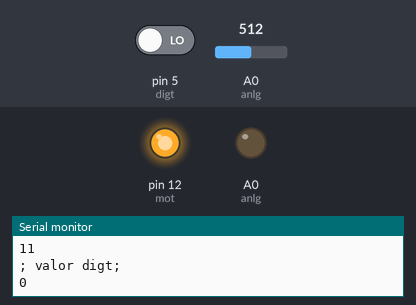
The sketch below on a simulated Arduino Uno, built with avr-gcc and run on an emulated ATmega328P. On the bench: output pins drawn as LEDs (lit = HIGH), the last lines printed to the serial monitor. The inputs (shaded band) are chosen by the test bench; at power-on: A0 (anlg) = 512, pin 5 (digt) LOW.

Above: at 1.3 s.
1.4 s: A0 (anlg) set to 100
2.9 s: A0 (anlg) set to 82
At 3.6 s:
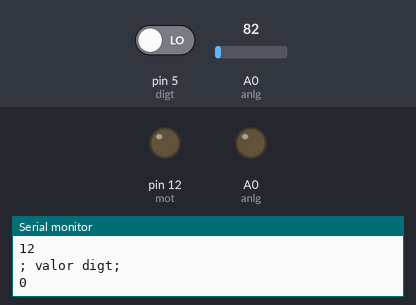
4.5 s: pin 5 (digt) driven HIGH
At 4.8 s:
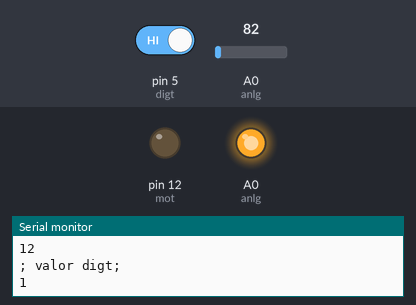
6.0 s: A0 (anlg) set to 122
At 7.2 s:
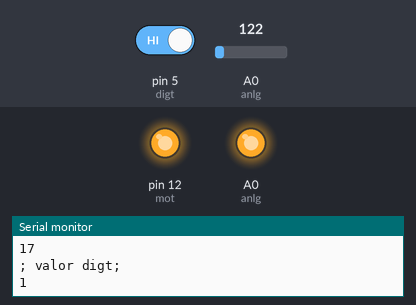
7.5 s: A0 (anlg) set to 80
At 8.4 s:
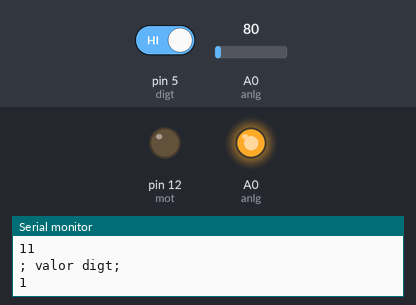
9.0 s: A0 (anlg) set to 160
At 9.7 s:
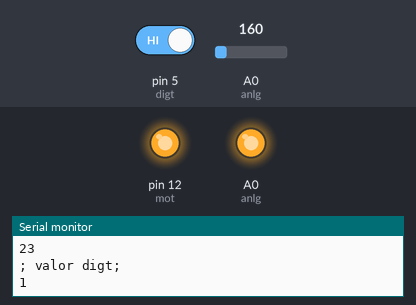
Timing chart, 0 to 11.5 s (numbered marks = the images above; inputs shaded):
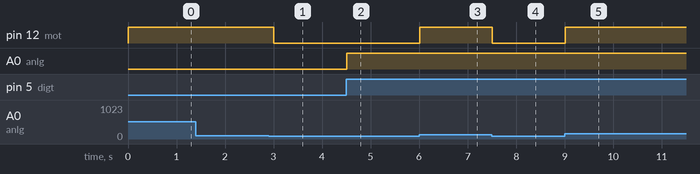

Measured:
- the behaviour switches between 91 and 90 on A0 (anlg) (found by bisection; images 0 and 1)
- after the input at 2.9 s, pin 12 (mot): HIGH → LOW after 0.10 s
- after the input at 4.5 s, A0 (anlg): LOW → HIGH at once
- after the input at 6.0 s, pin 12 (mot): LOW → HIGH at once
- after the input at 7.5 s, pin 12 (mot): HIGH → LOW at once
- after the input at 9.0 s, pin 12 (mot): LOW → HIGH at once

The sketch:

calibrador.ino
```cpp
//definimos pinnes
int anlg = A0;
int digt = 5;
int let = 14;
int mot = 12;

//rango de temperatura de operacion del sensor(°C)
int optTempMin = 0;
int optpTempMax = 150;
int optTempRang = optpTempMax - optTempMin;

void setup() {
  //definimos pines
  Serial.begin(9600);
  pinMode(anlg, INPUT);
  pinMode(digt, INPUT);
  pinMode(let, OUTPUT);
  pinMode(mot, OUTPUT);
}

void loop() {
  int lecAnlg = analogRead(anlg);
  int preTemperatura = lecAnlg * optTempRang / 1024;
  int temperatura = preTemperatura + optTempMin;

  int lecDigt= digitalRead(digt);

// ensender directamente
//  digitalWrite(let,HIGH);
//  digitalWrite(mot,HIGH);

//comprobar
  if(lecDigt == 1){
    digitalWrite(let,HIGH);
  }else{
    digitalWrite(let,LOW);
  }
   if(lecAnlg > 90){
    digitalWrite(mot,HIGH);
  }else{
    digitalWrite(mot,LOW);
  }
  Serial.println("valor temperatura = ");
  Serial.println(temperatura);
  Serial.println("; valor digt;  ");
  Serial.println(lecDigt);
  delay(500);
}
```
